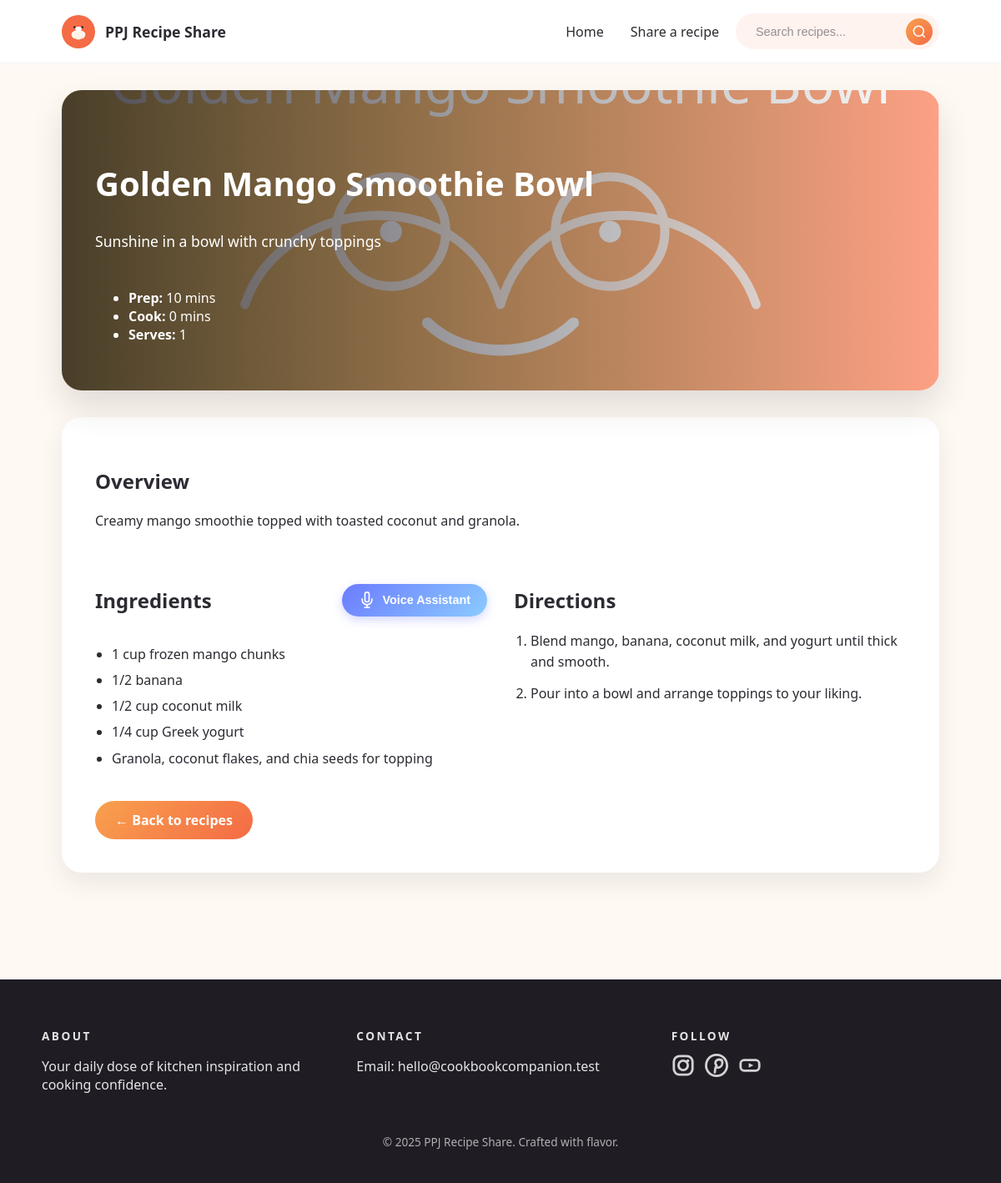
Page /recipes/golden-mango-smoothie-bowl/ on the committed database.
### recipes/models.py (models this page shows, shortened)
class Recipe(models.Model):
    title = models.CharField(max_length=150)
    subtitle = models.CharField(max_length=255, blank=True)
    slug = models.SlugField(unique=True)
    hero_image = models.CharField(
        max_length=255,
        help_text="Relative path to a hero image stored under recipes static files.",
        blank=True,
    )
    uploaded_image = models.ImageField(
        upload_to="recipes/uploads/", blank=True, null=True
    )
    prep_time = models.PositiveIntegerField(help_text="Preparation time in minutes")
    cook_time = models.PositiveIntegerField(help_text="Cooking time in minutes")
    servings = models.PositiveIntegerField(default=1)
    short_description = models.TextField()
    ingredients = models.TextField(help_text="One ingredient per line")
    directions = models.TextField(help_text="One step per line")
    created_at = models.DateTimeField(auto_now_add=True)
    class Meta:
        ordering = ["title"]

### recipes/views.py (the view)
# urls.py: path("recipes/<slug:slug>/", views.recipe_detail, name="detail"),
def recipe_detail(request, slug: str):
    recipe = get_object_or_404(Recipe, slug=slug)
    return render(
        request,
        "recipes/recipe_detail.html",
        {
            "recipe": recipe,
        },
    )

### recipes/templates/recipes/recipe_detail.html (shortened to what this page needs)
{% extends "recipes/base.html" %}
{% load static %}
{% block content %}
<article class="recipe-detail">
    <header class="detail-hero">
        {% if recipe.uploaded_image %}
            <img src="{{ recipe.uploaded_image.url }}" alt="{{ recipe.title }}">
        {% else %}
            <img src="{% static recipe.hero_image %}" alt="{{ recipe.title }}">
        {% endif %}
        <div class="detail-overlay">
            <h1>{{ recipe.title }}</h1>
            {% if recipe.subtitle %}
                <p class="subtitle">{{ recipe.subtitle }}</p>
            {% endif %}
            <ul class="meta">
                <li><strong>Prep:</strong> {{ recipe.prep_time }} mins</li>
                <li><strong>Cook:</strong> {{ recipe.cook_time }} mins</li>
                <li><strong>Serves:</strong> {{ recipe.servings }}</li>
            </ul>
        </div>
    </header>
    <section class="detail-body">
        <div class="detail-summary">
            <h2>Overview</h2>
            <p>{{ recipe.short_description }}</p>
        </div>
        <div class="detail-columns">
            <section>
                <div class="ingredients-header">
                    <h2>Ingredients</h2>
                    <button class="voice-assistant-btn" id="voiceAssistantBtn" aria-label="Ask about ingredients or recipe ingredients">
                        <svg width="20" height="20" viewBox="0 0 24 24" fill="none" stroke="currentColor" stroke-width="2">
                            <path d="M12 1a3 3 0 0 0-3 3v8a3 3 0 0 0 6 0V4a3 3 0 0 0-3-3z"></path>
                            <path d="M19 10v2a7 7 0 0 1-14 0v-2"></path>
                            <line x1="12" y1="19" x2="12" y2="23"></line>
                            <line x1="8" y1="23" x2="16" y2="23"></line>
                        </svg>
                        <span>Voice Assistant</span>
                    </button>
                </div>
                <ul class="ingredients-list">
                    {% for item in recipe.ingredients.splitlines %}
                        {% if item %}
                            <li>{{ item }}</li>
                        {% endif %}
                    {% endfor %}
                </ul>
            </section>
            <section>
                <h2>Directions</h2>
                <ol class="directions-list">
                    {% for step in recipe.directions.splitlines %}
                        {% if step %}
                            <li>{{ step }}</li>
                        {% endif %}
                    {% endfor %}
                </ol>
            </section>
        </div>
        <a class="button back-button" href="{% url 'recipes:home' %}">← Back to recipes</a>
    </section>
</article>
{% endblock %}

### recipes/static/recipes/css/styles.css (style rules this page uses)
:root { color-scheme: light; font-family: "Segoe UI", Arial, sans-serif; background-color: #fff9f4; color: #2d2a32; }
*, *::before, *::after { box-sizing: border-box; }
body { margin: 0; }
a { color: inherit; text-decoration: none; }
img { max-width: 100%; display: block; }
.button { background: linear-gradient(135deg, #f8a14e, #f46b45); color: #ffffff; padding: 0.75rem 1.5rem; border-radius: 999px; font-weight: 600; display: inline-flex; align-items: center; gap: 0.5rem; transition: transform 0.2s ease, box-shadow 0.2s ease; }
.recipe-detail { max-width: 1100px; margin: 0 auto; padding: 2rem 1.5rem 4rem; }
.detail-hero { position: relative; border-radius: 24px; overflow: hidden; margin-bottom: 2rem; box-shadow: 0 20px 40px rgba(0, 0, 0, 0.12); }
.detail-hero img { width: 100%; height: 360px; object-fit: cover; }
.detail-overlay { position: absolute; inset: 0; background: linear-gradient(90deg, rgba(15, 12, 22, 0.75), transparent); color: #ffffff; padding: 2.5rem; display: flex; flex-direction: column; justify-content: flex-end; gap: 0.75rem; }
.detail-overlay h1 { margin: 0; font-size: 2.5rem; }
.detail-overlay .subtitle { font-size: 1.1rem; max-width: 50ch; }
.detail-body { background: #ffffff; padding: 2.5rem; border-radius: 24px; box-shadow: 0 12px 30px rgba(0, 0, 0, 0.08); display: flex; flex-direction: column; gap: 2rem; }
.detail-columns { display: grid; gap: 2rem; grid-template-columns: repeat(auto-fit, minmax(280px, 1fr)); }
.ingredients-header { display: flex; align-items: center; justify-content: space-between; gap: 1rem; margin-bottom: 1rem; flex-wrap: wrap; }
.voice-assistant-btn { display: inline-flex; align-items: center; gap: 0.5rem; background: linear-gradient(135deg, #6c7bff, #8acbff); color: #ffffff; border: none; border-radius: 24px; padding: 0.6rem 1.25rem; font-weight: 600; font-size: 0.9rem; cursor: pointer; transition: transform 0.2s ease, box-shadow 0.2s ease; box-shadow: 0 4px 12px rgba(108, 123, 255, 0.3); }
.voice-assistant-btn svg { flex-shrink: 0; }
.ingredients-list, .directions-list { margin: 1rem 0 0; padding-left: 1.25rem; line-height: 1.6; }
.ingredients-list li { margin-bottom: 0.35rem; }
.directions-list li { margin-bottom: 0.75rem; }
.back-button { align-self: flex-start; }

### rows in the picture
Recipe: hero_image (picture), title "Golden Mango Smoothie Bowl", subtitle "Sunshine in a bowl with crunchy toppings", prep_time "10", cook_time "0", servings "1", short_description "Creamy mango smoothie topped with toasted coconut and granola."

### other values in the picture
{{ item }} "1 cup frozen mango chunks" "1/2 banana" "1/2 cup coconut milk" "1/4 cup Greek yogurt" "Granola, coconut flakes, and chia seeds for topping"
{{ step }} "Blend mango, banana, coconut milk, and yogurt until thick and smooth." "Pour into a bowl and arrange toppings to your liking."
